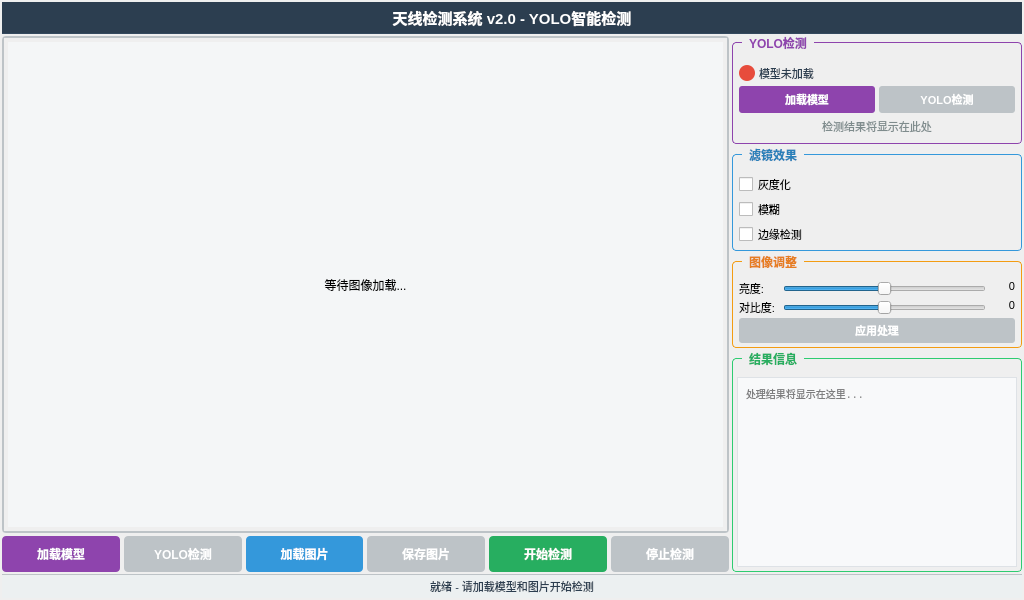
<?xml version="1.0" encoding="UTF-8"?>
<ui version="4.0">
 <class>Widget</class>
 <widget class="QWidget" name="Widget">
  <property name="geometry">
   <rect>
    <x>0</x>
    <y>0</y>
    <width>1024</width>
    <height>600</height>
   </rect>
  </property>
  <property name="minimumSize">
   <size>
    <width>1024</width>
    <height>600</height>
   </size>
  </property>
  <property name="maximumSize">
   <size>
    <width>1024</width>
    <height>600</height>
   </size>
  </property>
  <property name="windowTitle">
   <string>天线检测系统 v2.0 - YOLO智能检测</string>
  </property>
  <layout class="QVBoxLayout" name="mainVerticalLayout">
   <property name="spacing">
    <number>2</number>
   </property>
   <property name="leftMargin">
    <number>2</number>
   </property>
   <property name="topMargin">
    <number>2</number>
   </property>
   <property name="rightMargin">
    <number>2</number>
   </property>
   <property name="bottomMargin">
    <number>2</number>
   </property>
   <item>
    <widget class="QLabel" name="titleLabel">
     <property name="minimumSize">
      <size>
       <width>0</width>
       <height>32</height>
      </size>
     </property>
     <property name="maximumSize">
      <size>
       <width>16777215</width>
       <height>32</height>
      </size>
     </property>
     <property name="styleSheet">
      <string>QLabel {
        background-color: #2c3e50;
        color: white;
        font-size: 15px;
        font-weight: bold;
        padding: 6px;
        border-bottom: 1px solid #34495e;
      }</string>
     </property>
     <property name="text">
      <string>天线检测系统 v2.0 - YOLO智能检测</string>
     </property>
     <property name="alignment">
      <set>Qt::AlignCenter</set>
     </property>
    </widget>
   </item>
   <item>
    <layout class="QHBoxLayout" name="mainHorizontalLayout">
     <property name="spacing">
      <number>3</number>
     </property>
     <item>
      <layout class="QVBoxLayout" name="leftLayout">
       <property name="spacing">
        <number>3</number>
       </property>
       <item>
        <widget class="QScrollArea" name="scrollArea">
         <property name="styleSheet">
          <string>QScrollArea {
            border: 2px solid #bdc3c7;
            border-radius: 4px;
            background-color: #ecf0f1;
          }</string>
         </property>
         <property name="verticalScrollBarPolicy">
          <enum>Qt::ScrollBarAsNeeded</enum>
         </property>
         <property name="horizontalScrollBarPolicy">
          <enum>Qt::ScrollBarAsNeeded</enum>
         </property>
         <property name="widgetResizable">
          <bool>true</bool>
         </property>
         <widget class="QWidget" name="scrollAreaWidgetContents">
          <property name="geometry">
           <rect>
            <x>0</x>
            <y>0</y>
            <width>698</width>
            <height>455</height>
           </rect>
          </property>
          <layout class="QVBoxLayout" name="imageLayout">
           <item>
            <widget class="QLabel" name="imageLabel">
             <property name="styleSheet">
              <string>QLabel {
                 background-color: #f4f6f7;
                 border: none;
                 padding: 5px;
               }</string>
             </property>
             <property name="text">
              <string>等待图像加载...</string>
             </property>
             <property name="scaledContents">
              <bool>false</bool>
             </property>
             <property name="alignment">
              <set>Qt::AlignCenter</set>
             </property>
             <property name="wordWrap">
              <bool>true</bool>
             </property>
            </widget>
           </item>
          </layout>
         </widget>
        </widget>
       </item>
       <item>
        <layout class="QHBoxLayout" name="buttonLayout">
         <property name="spacing">
          <number>4</number>
         </property>
         <item>
          <widget class="QPushButton" name="loadModelBtn">
           <property name="minimumSize">
            <size>
             <width>90</width>
             <height>36</height>
            </size>
           </property>
           <property name="maximumSize">
            <size>
             <width>120</width>
             <height>36</height>
            </size>
           </property>
           <property name="toolTip">
            <string>加载YOLO模型文件（.rknn）和标签文件（.txt）</string>
           </property>
           <property name="styleSheet">
            <string>QPushButton {
               background-color: #8e44ad;
               color: white;
               border: none;
               border-radius: 4px;
               font-weight: bold;
               font-size: 12px;
             }
             QPushButton:hover { background-color: #7d3c98; }
             QPushButton:pressed { background-color: #6c3483; }</string>
           </property>
           <property name="text">
            <string>加载模型</string>
           </property>
          </widget>
         </item>
         <item>
          <widget class="QPushButton" name="yoloDetectBtn">
           <property name="enabled">
            <bool>false</bool>
           </property>
           <property name="minimumSize">
            <size>
             <width>90</width>
             <height>36</height>
            </size>
           </property>
           <property name="maximumSize">
            <size>
             <width>120</width>
             <height>36</height>
            </size>
           </property>
           <property name="toolTip">
            <string>对当前图像执行YOLO检测</string>
           </property>
           <property name="styleSheet">
            <string>QPushButton {
               background-color: #e67e22;
               color: white;
               border: none;
               border-radius: 4px;
               font-weight: bold;
               font-size: 12px;
             }
             QPushButton:hover { background-color: #d35400; }
             QPushButton:pressed { background-color: #ba4a00; }
             QPushButton:disabled { background-color: #bdc3c7; }</string>
           </property>
           <property name="text">
            <string>YOLO检测</string>
           </property>
          </widget>
         </item>
         <item>
          <widget class="QPushButton" name="loadImageBtn">
           <property name="minimumSize">
            <size>
             <width>85</width>
             <height>36</height>
            </size>
           </property>
           <property name="maximumSize">
            <size>
             <width>120</width>
             <height>36</height>
            </size>
           </property>
           <property name="toolTip">
            <string>从本地加载图片进行处理</string>
           </property>
           <property name="styleSheet">
            <string>QPushButton {
               background-color: #3498db;
               color: white;
               border: none;
               border-radius: 4px;
               font-weight: bold;
               font-size: 12px;
             }
             QPushButton:hover { background-color: #2980b9; }
             QPushButton:pressed { background-color: #21618c; }</string>
           </property>
           <property name="text">
            <string>加载图片</string>
           </property>
          </widget>
         </item>
         <item>
          <widget class="QPushButton" name="saveImageBtn">
           <property name="enabled">
            <bool>false</bool>
           </property>
           <property name="minimumSize">
            <size>
             <width>85</width>
             <height>36</height>
            </size>
           </property>
           <property name="maximumSize">
            <size>
             <width>120</width>
             <height>36</height>
            </size>
           </property>
           <property name="toolTip">
            <string>保存处理后的图片</string>
           </property>
           <property name="styleSheet">
            <string>QPushButton {
               background-color: #2ecc71;
               color: white;
               border: none;
               border-radius: 4px;
               font-weight: bold;
               font-size: 12px;
             }
             QPushButton:hover { background-color: #27ae60; }
             QPushButton:pressed { background-color: #1e8449; }
             QPushButton:disabled { background-color: #bdc3c7; }</string>
           </property>
           <property name="text">
            <string>保存图片</string>
           </property>
          </widget>
         </item>
         <item>
          <widget class="QPushButton" name="startBtn">
           <property name="minimumSize">
            <size>
             <width>85</width>
             <height>36</height>
            </size>
           </property>
           <property name="maximumSize">
            <size>
             <width>120</width>
             <height>36</height>
            </size>
           </property>
           <property name="toolTip">
            <string>启动USB相机进行实时YOLO检测</string>
           </property>
           <property name="styleSheet">
            <string>QPushButton {
               background-color: #27ae60;
               color: white;
               border: none;
               border-radius: 4px;
               font-weight: bold;
               font-size: 12px;
             }
             QPushButton:hover { background-color: #229954; }
             QPushButton:pressed { background-color: #1e8449; }</string>
           </property>
           <property name="text">
            <string>开始检测</string>
           </property>
          </widget>
         </item>
         <item>
          <widget class="QPushButton" name="stopBtn">
           <property name="enabled">
            <bool>false</bool>
           </property>
           <property name="minimumSize">
            <size>
             <width>85</width>
             <height>36</height>
            </size>
           </property>
           <property name="maximumSize">
            <size>
             <width>120</width>
             <height>36</height>
            </size>
           </property>
           <property name="toolTip">
            <string>停止相机和实时检测</string>
           </property>
           <property name="styleSheet">
            <string>QPushButton {
               background-color: #e74c3c;
               color: white;
               border: none;
               border-radius: 4px;
               font-weight: bold;
               font-size: 12px;
             }
             QPushButton:hover { background-color: #c0392b; }
             QPushButton:pressed { background-color: #a93226; }
             QPushButton:disabled { background-color: #bdc3c7; }</string>
           </property>
           <property name="text">
            <string>停止检测</string>
           </property>
          </widget>
         </item>
        </layout>
       </item>
      </layout>
     </item>
     <item>
      <layout class="QVBoxLayout" name="rightPanelLayout">
       <property name="spacing">
        <number>4</number>
       </property>
       <item>
        <widget class="QGroupBox" name="yoloGroup">
         <property name="minimumSize">
          <size>
           <width>290</width>
           <height>0</height>
          </size>
         </property>
         <property name="maximumSize">
          <size>
           <width>290</width>
           <height>16777215</height>
          </size>
         </property>
         <property name="styleSheet">
          <string>QGroupBox {
            font-weight: bold;
            border: 1px solid #8e44ad;
            border-radius: 4px;
            margin-top: 6px;
            padding-top: 14px;
          }
          QGroupBox::title {
            subcontrol-origin: margin;
            left: 10px;
            padding: 0 5px;
            color: #8e44ad;
          }</string>
         </property>
         <property name="title">
          <string>YOLO检测</string>
         </property>
         <layout class="QVBoxLayout" name="yoloLayout">
          <property name="spacing">
           <number>3</number>
          </property>
          <property name="leftMargin">
           <number>6</number>
          </property>
          <property name="topMargin">
           <number>6</number>
          </property>
          <property name="rightMargin">
           <number>6</number>
          </property>
          <property name="bottomMargin">
           <number>6</number>
          </property>
          <item>
           <layout class="QHBoxLayout" name="modelStatusLayout">
            <item>
             <widget class="QLabel" name="modelStatusIcon">
              <property name="minimumSize">
               <size>
                <width>16</width>
                <height>16</height>
               </size>
              </property>
              <property name="maximumSize">
               <size>
                <width>16</width>
                <height>16</height>
               </size>
              </property>
              <property name="styleSheet">
               <string>QLabel {
                 background-color: #e74c3c;
                 border-radius: 8px;
               }</string>
              </property>
              <property name="text">
               <string/>
              </property>
             </widget>
            </item>
            <item>
             <widget class="QLabel" name="modelStatusLabel">
              <property name="styleSheet">
               <string>QLabel {
                 font-weight: normal;
                 font-size: 11px;
                 color: #2c3e50;
               }</string>
              </property>
              <property name="text">
               <string>模型未加载</string>
              </property>
             </widget>
            </item>
            <item>
             <spacer name="modelStatusSpacer">
              <property name="orientation">
               <enum>Qt::Horizontal</enum>
              </property>
              <property name="sizeHint" stdset="0">
               <size>
                <width>40</width>
                <height>20</height>
               </size>
              </property>
             </spacer>
            </item>
           </layout>
          </item>
          <item>
           <layout class="QHBoxLayout" name="yoloButtonLayout">
            <item>
             <widget class="QPushButton" name="loadModelMiniBtn">
              <property name="styleSheet">
               <string>QPushButton {
                 background-color: #8e44ad;
                 color: white;
                 border: none;
                 border-radius: 3px;
                 padding: 5px 10px;
                 font-size: 11px;
                 font-weight: bold;
               }
               QPushButton:hover { background-color: #7d3c98; }
               QPushButton:pressed { background-color: #6c3483; }</string>
              </property>
              <property name="text">
               <string>加载模型</string>
              </property>
             </widget>
            </item>
            <item>
             <widget class="QPushButton" name="yoloDetectMiniBtn">
              <property name="enabled">
               <bool>false</bool>
              </property>
              <property name="styleSheet">
               <string>QPushButton {
                 background-color: #e67e22;
                 color: white;
                 border: none;
                 border-radius: 3px;
                 padding: 5px 10px;
                 font-size: 11px;
                 font-weight: bold;
               }
               QPushButton:hover { background-color: #d35400; }
               QPushButton:pressed { background-color: #ba4a00; }
               QPushButton:disabled { background-color: #bdc3c7; }</string>
              </property>
              <property name="text">
               <string>YOLO检测</string>
              </property>
             </widget>
            </item>
           </layout>
          </item>
          <item>
           <widget class="QLabel" name="detectResultLabel">
            <property name="styleSheet">
             <string>QLabel {
               font-weight: normal;
               font-size: 11px;
               color: #7f8c8d;
               padding: 2px;
             }</string>
            </property>
            <property name="text">
             <string>检测结果将显示在此处</string>
            </property>
            <property name="alignment">
             <set>Qt::AlignCenter</set>
            </property>
            <property name="wordWrap">
             <bool>true</bool>
            </property>
           </widget>
          </item>
         </layout>
        </widget>
       </item>
       <item>
        <widget class="QGroupBox" name="filterGroup">
         <property name="minimumSize">
          <size>
           <width>290</width>
           <height>0</height>
          </size>
         </property>
         <property name="maximumSize">
          <size>
           <width>290</width>
           <height>16777215</height>
          </size>
         </property>
         <property name="styleSheet">
          <string>QGroupBox {
            font-weight: bold;
            border: 1px solid #3498db;
            border-radius: 4px;
            margin-top: 6px;
            padding-top: 14px;
          }
          QGroupBox::title {
            subcontrol-origin: margin;
            left: 10px;
            padding: 0 5px;
            color: #2980b9;
          }</string>
         </property>
         <property name="title">
          <string>滤镜效果</string>
         </property>
         <layout class="QVBoxLayout" name="filterLayout">
          <property name="spacing">
           <number>2</number>
          </property>
          <property name="leftMargin">
           <number>6</number>
          </property>
          <property name="topMargin">
           <number>4</number>
          </property>
          <property name="rightMargin">
           <number>6</number>
          </property>
          <property name="bottomMargin">
           <number>4</number>
          </property>
          <item>
           <widget class="QCheckBox" name="grayscaleCheck">
            <property name="toolTip">
             <string>将图像转换为灰度图</string>
            </property>
            <property name="styleSheet">
             <string>QCheckBox { font-weight: normal; font-size: 11px; }</string>
            </property>
            <property name="text">
             <string>灰度化</string>
            </property>
           </widget>
          </item>
          <item>
           <widget class="QCheckBox" name="blurCheck">
            <property name="toolTip">
             <string>应用高斯模糊滤镜</string>
            </property>
            <property name="styleSheet">
             <string>QCheckBox { font-weight: normal; font-size: 11px; }</string>
            </property>
            <property name="text">
             <string>模糊</string>
            </property>
           </widget>
          </item>
          <item>
           <widget class="QCheckBox" name="edgeCheck">
            <property name="toolTip">
             <string>使用Canny算法检测边缘</string>
            </property>
            <property name="styleSheet">
             <string>QCheckBox { font-weight: normal; font-size: 11px; }</string>
            </property>
            <property name="text">
             <string>边缘检测</string>
            </property>
           </widget>
          </item>
         </layout>
        </widget>
       </item>
       <item>
        <widget class="QGroupBox" name="adjustmentGroup">
         <property name="minimumSize">
          <size>
           <width>290</width>
           <height>0</height>
          </size>
         </property>
         <property name="maximumSize">
          <size>
           <width>290</width>
           <height>16777215</height>
          </size>
         </property>
         <property name="styleSheet">
          <string>QGroupBox {
            font-weight: bold;
            border: 1px solid #f39c12;
            border-radius: 4px;
            margin-top: 6px;
            padding-top: 14px;
          }
          QGroupBox::title {
            subcontrol-origin: margin;
            left: 10px;
            padding: 0 5px;
            color: #e67e22;
          }</string>
         </property>
         <property name="title">
          <string>图像调整</string>
         </property>
         <layout class="QVBoxLayout" name="adjustmentLayout">
          <property name="spacing">
           <number>2</number>
          </property>
          <property name="leftMargin">
           <number>6</number>
          </property>
          <property name="topMargin">
           <number>4</number>
          </property>
          <property name="rightMargin">
           <number>6</number>
          </property>
          <property name="bottomMargin">
           <number>4</number>
          </property>
          <item>
           <layout class="QHBoxLayout" name="brightnessLayout">
            <item>
             <widget class="QLabel" name="brightnessLabel">
              <property name="minimumSize">
               <size>
                <width>40</width>
                <height>0</height>
               </size>
              </property>
              <property name="styleSheet">
               <string>QLabel { font-weight: normal; font-size: 11px; }</string>
              </property>
              <property name="text">
               <string>亮度:</string>
              </property>
             </widget>
            </item>
            <item>
             <widget class="QSlider" name="brightnessSlider">
              <property name="minimum">
               <number>-100</number>
              </property>
              <property name="maximum">
               <number>100</number>
              </property>
              <property name="value">
               <number>0</number>
              </property>
              <property name="orientation">
               <enum>Qt::Horizontal</enum>
              </property>
             </widget>
            </item>
            <item>
             <widget class="QLabel" name="brightnessValueLabel">
              <property name="minimumSize">
               <size>
                <width>25</width>
                <height>0</height>
               </size>
              </property>
              <property name="styleSheet">
               <string>QLabel { font-weight: normal; font-size: 11px; }</string>
              </property>
              <property name="text">
               <string>0</string>
              </property>
              <property name="alignment">
               <set>Qt::AlignRight</set>
              </property>
             </widget>
            </item>
           </layout>
          </item>
          <item>
           <layout class="QHBoxLayout" name="contrastLayout">
            <item>
             <widget class="QLabel" name="contrastLabel">
              <property name="minimumSize">
               <size>
                <width>40</width>
                <height>0</height>
               </size>
              </property>
              <property name="styleSheet">
               <string>QLabel { font-weight: normal; font-size: 11px; }</string>
              </property>
              <property name="text">
               <string>对比度:</string>
              </property>
             </widget>
            </item>
            <item>
             <widget class="QSlider" name="contrastSlider">
              <property name="minimum">
               <number>-100</number>
              </property>
              <property name="maximum">
               <number>100</number>
              </property>
              <property name="value">
               <number>0</number>
              </property>
              <property name="orientation">
               <enum>Qt::Horizontal</enum>
              </property>
             </widget>
            </item>
            <item>
             <widget class="QLabel" name="contrastValueLabel">
              <property name="minimumSize">
               <size>
                <width>25</width>
                <height>0</height>
               </size>
              </property>
              <property name="styleSheet">
               <string>QLabel { font-weight: normal; font-size: 11px; }</string>
              </property>
              <property name="text">
               <string>0</string>
              </property>
              <property name="alignment">
               <set>Qt::AlignRight</set>
              </property>
             </widget>
            </item>
           </layout>
          </item>
          <item>
           <widget class="QPushButton" name="processImageBtn">
            <property name="enabled">
             <bool>false</bool>
            </property>
            <property name="styleSheet">
             <string>QPushButton {
               background-color: #f39c12;
               color: white;
               border: none;
               border-radius: 3px;
               padding: 4px;
               font-weight: bold;
               font-size: 11px;
             }
             QPushButton:hover { background-color: #e67e22; }
             QPushButton:pressed { background-color: #d35400; }
             QPushButton:disabled { background-color: #bdc3c7; }</string>
            </property>
            <property name="text">
             <string>应用处理</string>
            </property>
           </widget>
          </item>
         </layout>
        </widget>
       </item>
       <item>
        <widget class="QGroupBox" name="resultGroup">
         <property name="minimumSize">
          <size>
           <width>290</width>
           <height>0</height>
          </size>
         </property>
         <property name="maximumSize">
          <size>
           <width>290</width>
           <height>16777215</height>
          </size>
         </property>
         <property name="styleSheet">
          <string>QGroupBox {
            font-weight: bold;
            border: 1px solid #2ecc71;
            border-radius: 4px;
            margin-top: 6px;
            padding-top: 14px;
          }
          QGroupBox::title {
            subcontrol-origin: margin;
            left: 10px;
            padding: 0 5px;
            color: #27ae60;
          }</string>
         </property>
         <property name="title">
          <string>结果信息</string>
         </property>
         <layout class="QVBoxLayout" name="resultLayout">
          <property name="spacing">
           <number>2</number>
          </property>
          <property name="leftMargin">
           <number>4</number>
          </property>
          <property name="topMargin">
           <number>4</number>
          </property>
          <property name="rightMargin">
           <number>4</number>
          </property>
          <property name="bottomMargin">
           <number>4</number>
          </property>
          <item>
           <widget class="QTextEdit" name="resultsTextEdit">
            <property name="styleSheet">
             <string>QTextEdit {
                background-color: #f8f9fa;
                border: 1px solid #dee2e6;
                padding: 4px;
                font-family: monospace;
                font-size: 10px;
              }</string>
            </property>
            <property name="readOnly">
             <bool>true</bool>
            </property>
            <property name="placeholderText">
             <string>处理结果将显示在这里...</string>
            </property>
           </widget>
          </item>
         </layout>
        </widget>
       </item>
      </layout>
     </item>
    </layout>
   </item>
   <item>
    <widget class="QLabel" name="statusLabel">
     <property name="minimumSize">
      <size>
       <width>0</width>
       <height>24</height>
      </size>
     </property>
     <property name="maximumSize">
      <size>
       <width>16777215</width>
       <height>24</height>
      </size>
     </property>
     <property name="styleSheet">
      <string>QLabel {
        background-color: #ecf0f1;
        padding: 4px;
        font-size: 11px;
        color: #2c3e50;
        border-top: 1px solid #bdc3c7;
      }</string>
     </property>
     <property name="text">
      <string>就绪 - 请加载模型和图片开始检测</string>
     </property>
     <property name="alignment">
      <set>Qt::AlignCenter</set>
     </property>
    </widget>
   </item>
  </layout>
 </widget>
 <layoutdefault spacing="4" margin="4"/>
 <resources/>
 <connections>
  <connection>
   <sender>grayscaleCheck</sender>
   <signal>toggled(bool)</signal>
   <receiver>Widget</receiver>
   <slot>applyFilters()</slot>
   <hints>
    <hint type="sourcelabel">
     <x>650</x>
     <y>200</y>
    </hint>
    <hint type="destinationlabel">
     <x>650</x>
     <y>200</y>
    </hint>
   </hints>
  </connection>
  <connection>
   <sender>blurCheck</sender>
   <signal>toggled(bool)</signal>
   <receiver>Widget</receiver>
   <slot>applyFilters()</slot>
   <hints>
    <hint type="sourcelabel">
     <x>650</x>
     <y>230</y>
    </hint>
    <hint type="destinationlabel">
     <x>650</x>
     <y>230</y>
    </hint>
   </hints>
  </connection>
  <connection>
   <sender>edgeCheck</sender>
   <signal>toggled(bool)</signal>
   <receiver>Widget</receiver>
   <slot>applyFilters()</slot>
   <hints>
    <hint type="sourcelabel">
     <x>650</x>
     <y>260</y>
    </hint>
    <hint type="destinationlabel">
     <x>650</x>
     <y>260</y>
    </hint>
   </hints>
  </connection>
  <connection>
   <sender>brightnessSlider</sender>
   <signal>valueChanged(int)</signal>
   <receiver>Widget</receiver>
   <slot>adjustBrightness(int)</slot>
   <hints>
    <hint type="sourcelabel">
     <x>650</x>
     <y>320</y>
    </hint>
    <hint type="destinationlabel">
     <x>650</x>
     <y>320</y>
    </hint>
   </hints>
  </connection>
  <connection>
   <sender>contrastSlider</sender>
   <signal>valueChanged(int)</signal>
   <receiver>Widget</receiver>
   <slot>adjustContrast(int)</slot>
   <hints>
    <hint type="sourcelabel">
     <x>650</x>
     <y>360</y>
    </hint>
    <hint type="destinationlabel">
     <x>650</x>
     <y>360</y>
    </hint>
   </hints>
  </connection>
  <connection>
   <sender>loadModelMiniBtn</sender>
   <signal>clicked()</signal>
   <receiver>Widget</receiver>
   <slot>on_loadModelBtn_clicked()</slot>
   <hints>
    <hint type="sourcelabel">
     <x>800</x>
     <y>100</y>
    </hint>
    <hint type="destinationlabel">
     <x>800</x>
     <y>100</y>
    </hint>
   </hints>
  </connection>
  <connection>
   <sender>yoloDetectMiniBtn</sender>
   <signal>clicked()</signal>
   <receiver>Widget</receiver>
   <slot>on_yoloDetectBtn_clicked()</slot>
   <hints>
    <hint type="sourcelabel">
     <x>900</x>
     <y>100</y>
    </hint>
    <hint type="destinationlabel">
     <x>900</x>
     <y>100</y>
    </hint>
   </hints>
  </connection>
 </connections>
 <slots>
  <slot>on_startBtn_clicked()</slot>
  <slot>on_stopBtn_clicked()</slot>
  <slot>on_loadImageBtn_clicked()</slot>
  <slot>on_saveImageBtn_clicked()</slot>
  <slot>on_processImageBtn_clicked()</slot>
  <slot>on_yoloDetectBtn_clicked()</slot>
  <slot>on_loadModelBtn_clicked()</slot>
 </slots>
</ui>
